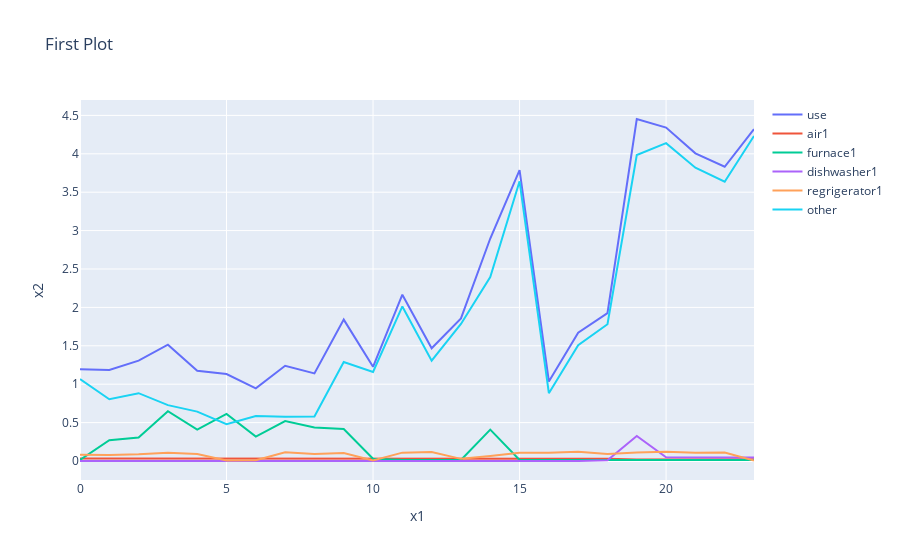

Notebook code cell kept with this figure:
### Code cell
import plotly.graph_objects as go

fig = go.Figure()

data = go.Data([{
    'x': df_plot.index,
    'y': df_plot[col],
    'name': col
}  for col in df_plot.columns])

layout=go.Layout(title="First Plot", xaxis={'title':'x1'}, yaxis={'title':'x2'})

plot2 = iplot(go.Figure(data=data, layout=layout), filename='pyguide_3')

plot2dd

### Figure 1 — Plotly figure (JSON) as saved in the notebook; plotly's stock layout.template omitted (floating-point values rounded to 4 significant figures)
{"data": [{"name": "use", "type": "scatter", "x": [0, 1, 2, 3, 4, 5, 6, 7, 8, 9, 10, 11, 12, 13, 14, 15, 16, 17, 18, 19, 20, 21, 22, 23], "y": [1.194, 1.185, 1.307, 1.515, 1.175, 1.132, 0.946, 1.24, 1.14, 1.841, 1.226, 2.165, 1.468, 1.857, 2.897, 3.787, 1.035, 1.671, 1.925, 4.453, 4.341, 4.006, 3.831, 4.32]}, {"name": "air1", "type": "scatter", "x": [0, 1, 2, 3, 4, 5, 6, 7, 8, 9, 10, 11, 12, 13, 14, 15, 16, 17, 18, 19, 20, 21, 22, 23], "y": [0.032, 0.032, 0.032, 0.031, 0.032, 0.032, 0.032, 0.031, 0.032, 0.03, 0.032, 0.03, 0.031, 0.031, 0.028, 0.026, 0.033, 0.031, 0.03, 0.021, 0.022, 0.023, 0.024, 0.023]}, {"name": "furnace1", "type": "scatter", "x": [0, 1, 2, 3, 4, 5, 6, 7, 8, 9, 10, 11, 12, 13, 14, 15, 16, 17, 18, 19, 20, 21, 22, 23], "y": [0.013, 0.271, 0.305, 0.648, 0.408, 0.614, 0.317, 0.52, 0.437, 0.416, 0.029, 0.013, 0.013, 0.013, 0.408, 0.013, 0.013, 0.013, 0.013, 0.011, 0.012, 0.012, 0.012, 0.012]}, {"name": "dishwasher1", "type": "scatter", "x": [0, 1, 2, 3, 4, 5, 6, 7, 8, 9, 10, 11, 12, 13, 14, 15, 16, 17, 18, 19, 20, 21, 22, 23], "y": [0, 0, 0, 0, 0, 0, 0, 0, 0, 0, 0, 0, 0, 0, 0, 0, 0, 0, 0.01, 0.325, 0.049, 0.047, 0.047, 0.047]}, {"name": "regrigerator1", "type": "scatter", "x": [0, 1, 2, 3, 4, 5, 6, 7, 8, 9, 10, 11, 12, 13, 14, 15, 16, 17, 18, 19, 20, 21, 22, 23], "y": [0.083, 0.078, 0.087, 0.109, 0.092, 0.006, 0.01, 0.113, 0.091, 0.105, 0.006, 0.109, 0.117, 0.028, 0.066, 0.106, 0.106, 0.119, 0.091, 0.112, 0.119, 0.106, 0.111, 0.006]}, {"name": "other", "type": "scatter", "x": [0, 1, 2, 3, 4, 5, 6, 7, 8, 9, 10, 11, 12, 13, 14, 15, 16, 17, 18, 19, 20, 21, 22, 23], "y": [1.066, 0.804, 0.883, 0.727, 0.643, 0.48, 0.587, 0.576, 0.58, 1.29, 1.159, 2.013, 1.307, 1.785, 2.395, 3.642, 0.883, 1.508, 1.781, 3.984, 4.139, 3.818, 3.637, 4.232]}], "layout": {"title": {"text": "First Plot"}, "xaxis": {"title": {"text": "x1"}}, "yaxis": {"title": {"text": "x2"}}}}
